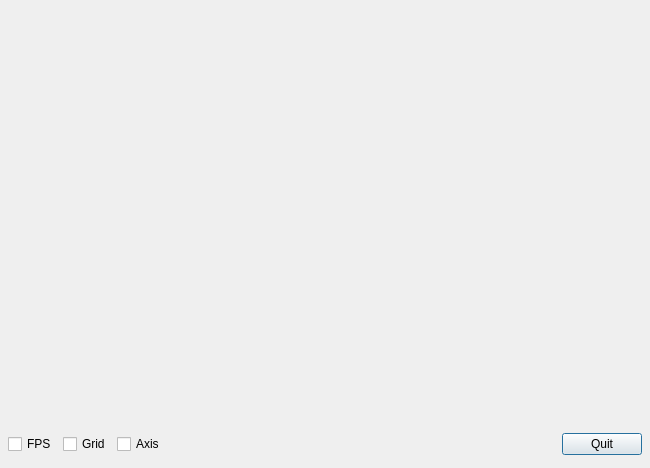
<?xml version="1.0" encoding="UTF-8"?>
<ui version="4.0">
 <class>Dialog</class>
 <widget class="QDialog" name="Dialog">
  <property name="geometry">
   <rect>
    <x>0</x>
    <y>0</y>
    <width>650</width>
    <height>468</height>
   </rect>
  </property>
  <property name="windowTitle">
   <string>Interface</string>
  </property>
  <layout class="QVBoxLayout">
   <property name="margin">
    <number>8</number>
   </property>
   <item>
    <widget class="qglv::gallery::Interface" name="viewer" native="true">
     <property name="sizePolicy">
      <sizepolicy hsizetype="Preferred" vsizetype="Preferred">
       <horstretch>0</horstretch>
       <verstretch>1</verstretch>
      </sizepolicy>
     </property>
    </widget>
   </item>
   <item>
    <layout class="QHBoxLayout">
     <item>
      <widget class="QCheckBox" name="FPSCheckBox">
       <property name="text">
        <string>FPS</string>
       </property>
      </widget>
     </item>
     <item>
      <widget class="QCheckBox" name="GridCheckBox">
       <property name="text">
        <string>Grid</string>
       </property>
      </widget>
     </item>
     <item>
      <widget class="QCheckBox" name="AxisCheckBox">
       <property name="text">
        <string>Axis</string>
       </property>
      </widget>
     </item>
     <item>
      <spacer>
       <property name="orientation">
        <enum>Qt::Horizontal</enum>
       </property>
       <property name="sizeHint" stdset="0">
        <size>
         <width>141</width>
         <height>31</height>
        </size>
       </property>
      </spacer>
     </item>
     <item>
      <widget class="QPushButton" name="cancelButton">
       <property name="text">
        <string>Quit</string>
       </property>
      </widget>
     </item>
    </layout>
   </item>
  </layout>
 </widget>
 <customwidgets>
  <customwidget>
   <class>qglv::gallery::Interface</class>
   <extends>QWidget</extends>
   <header>qglv/gallery.hpp</header>
   <container>1</container>
  </customwidget>
 </customwidgets>
 <resources/>
 <connections>
  <connection>
   <sender>cancelButton</sender>
   <signal>clicked()</signal>
   <receiver>Dialog</receiver>
   <slot>reject()</slot>
   <hints>
    <hint type="sourcelabel">
     <x>628</x>
     <y>460</y>
    </hint>
    <hint type="destinationlabel">
     <x>493</x>
     <y>446</y>
    </hint>
   </hints>
  </connection>
  <connection>
   <sender>FPSCheckBox</sender>
   <signal>clicked(bool)</signal>
   <receiver>viewer</receiver>
   <slot>setFPSIsDisplayed(bool)</slot>
   <hints>
    <hint type="sourcelabel">
     <x>41</x>
     <y>449</y>
    </hint>
    <hint type="destinationlabel">
     <x>41</x>
     <y>263</y>
    </hint>
   </hints>
  </connection>
  <connection>
   <sender>AxisCheckBox</sender>
   <signal>clicked(bool)</signal>
   <receiver>viewer</receiver>
   <slot>setAxisIsDrawn(bool)</slot>
   <hints>
    <hint type="sourcelabel">
     <x>150</x>
     <y>441</y>
    </hint>
    <hint type="destinationlabel">
     <x>150</x>
     <y>239</y>
    </hint>
   </hints>
  </connection>
  <connection>
   <sender>GridCheckBox</sender>
   <signal>clicked(bool)</signal>
   <receiver>viewer</receiver>
   <slot>setGridIsDrawn(bool)</slot>
   <hints>
    <hint type="sourcelabel">
     <x>94</x>
     <y>449</y>
    </hint>
    <hint type="destinationlabel">
     <x>94</x>
     <y>234</y>
    </hint>
   </hints>
  </connection>
  <connection>
   <sender>viewer</sender>
   <signal>gridIsDrawnChanged(bool)</signal>
   <receiver>GridCheckBox</receiver>
   <slot>setChecked(bool)</slot>
   <hints>
    <hint type="sourcelabel">
     <x>72</x>
     <y>414</y>
    </hint>
    <hint type="destinationlabel">
     <x>73</x>
     <y>444</y>
    </hint>
   </hints>
  </connection>
  <connection>
   <sender>viewer</sender>
   <signal>axisIsDrawnChanged(bool)</signal>
   <receiver>AxisCheckBox</receiver>
   <slot>setChecked(bool)</slot>
   <hints>
    <hint type="sourcelabel">
     <x>126</x>
     <y>346</y>
    </hint>
    <hint type="destinationlabel">
     <x>129</x>
     <y>453</y>
    </hint>
   </hints>
  </connection>
  <connection>
   <sender>viewer</sender>
   <signal>FPSIsDisplayedChanged(bool)</signal>
   <receiver>FPSCheckBox</receiver>
   <slot>setChecked(bool)</slot>
   <hints>
    <hint type="sourcelabel">
     <x>18</x>
     <y>419</y>
    </hint>
    <hint type="destinationlabel">
     <x>21</x>
     <y>450</y>
    </hint>
   </hints>
  </connection>
 </connections>
</ui>
